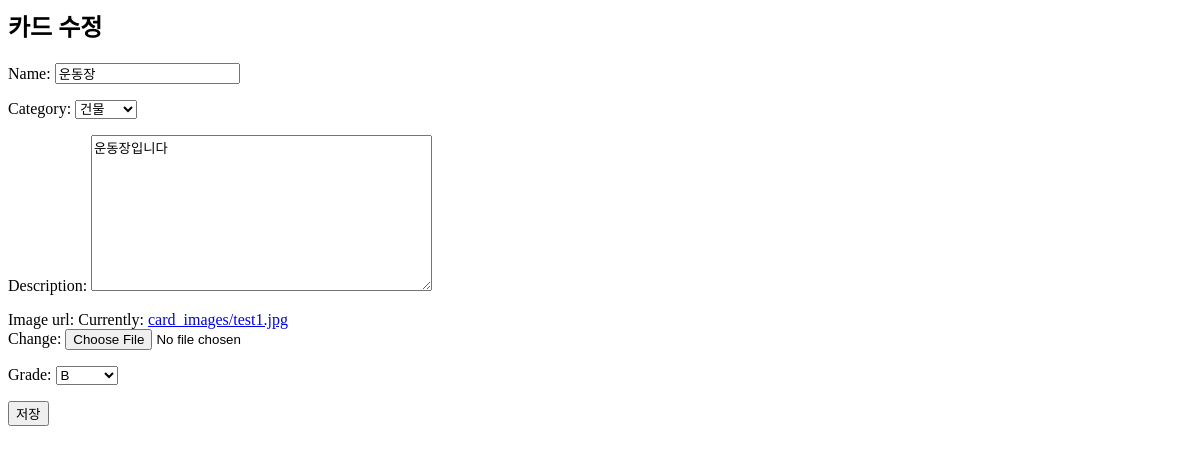
/cards/3/edit/, run on an earlier commit of the app's database.
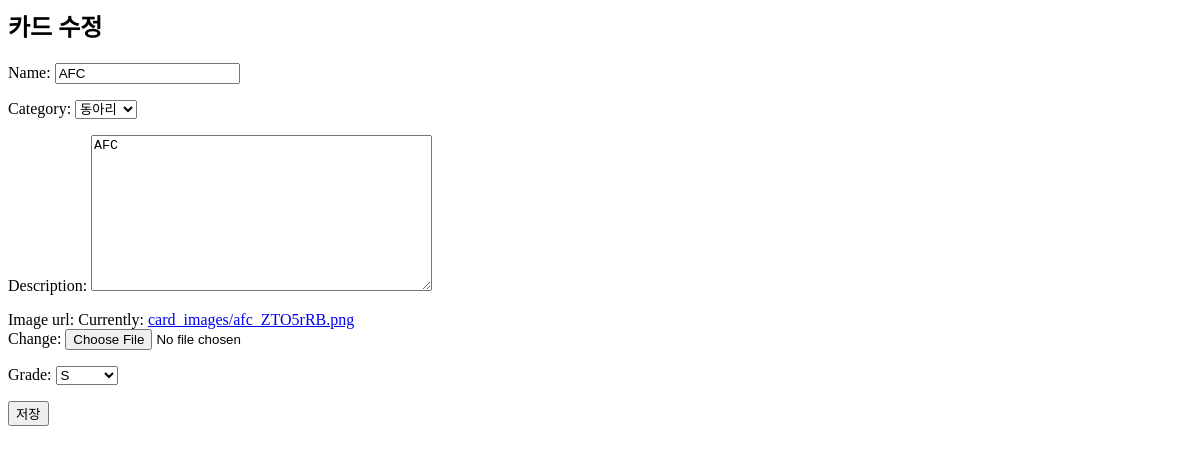
And on a later commit of the database.
### cards/models.py (models this page shows, shortened)
class Card(models.Model):
    name = models.CharField(max_length=100)
    category = models.ForeignKey(Category, on_delete=models.SET_NULL, null=True, blank=True)
    description = models.TextField()
    image_url = models.ImageField(upload_to='card_images/')
    grade = models.ForeignKey(Grade, on_delete=models.SET_NULL, null=True, blank=True)

class Category(models.Model):
    name = models.CharField(max_length=50)
    Year = models.CharField(max_length=4)
    def __str__(self):
        return self.name

class Grade(models.Model):
    name = models.CharField(max_length=50)
    def __str__(self):
        return self.name

### cards/views.py (the view)
# urls.py: path('<int:pk>/edit/', views.update_card, name='update_card'),      # 수정
def update_card(request, pk):
    card = get_object_or_404(Card, pk=pk)
    if request.method == 'POST':
        form = CardForm(request.POST, request.FILES, instance=card)
        if form.is_valid():
            form.save()
            return redirect('card_detail', pk=card.pk)
    else:
        form = CardForm(instance=card)
    return render(request, 'cards/card_form.html', {'form': form, 'card': card})

### cards/forms.py
class CardForm(forms.ModelForm):
    class Meta:
        model = Card
        fields = ['name', 'category', 'description', 'image_url', 'grade']

### cards/templates/cards/card_form.html (shortened to what this page needs)
<h2>{% if card %}카드 수정{% else %}카드 등록{% endif %}</h2>
<form method="post" enctype="multipart/form-data">
    {{ form.as_p }}
    <button type="submit">저장</button>
</form>

What changed in the data, as far as the page shows it:
changed Card: name "운동장" → "AFC"; category "건물" → "동아리"; description "운동장입니다" → "AFC"; grade "B" → "S"
Also different on the page:
text no longer shown: "Name: Category: Description: Image url: Currently: card_images/test1.jpg Change: Grade:"
text now shown: "Name: Category: Description: Image url: Currently: card_images/afc_ZTO5rRB.png Change: Grade:"
